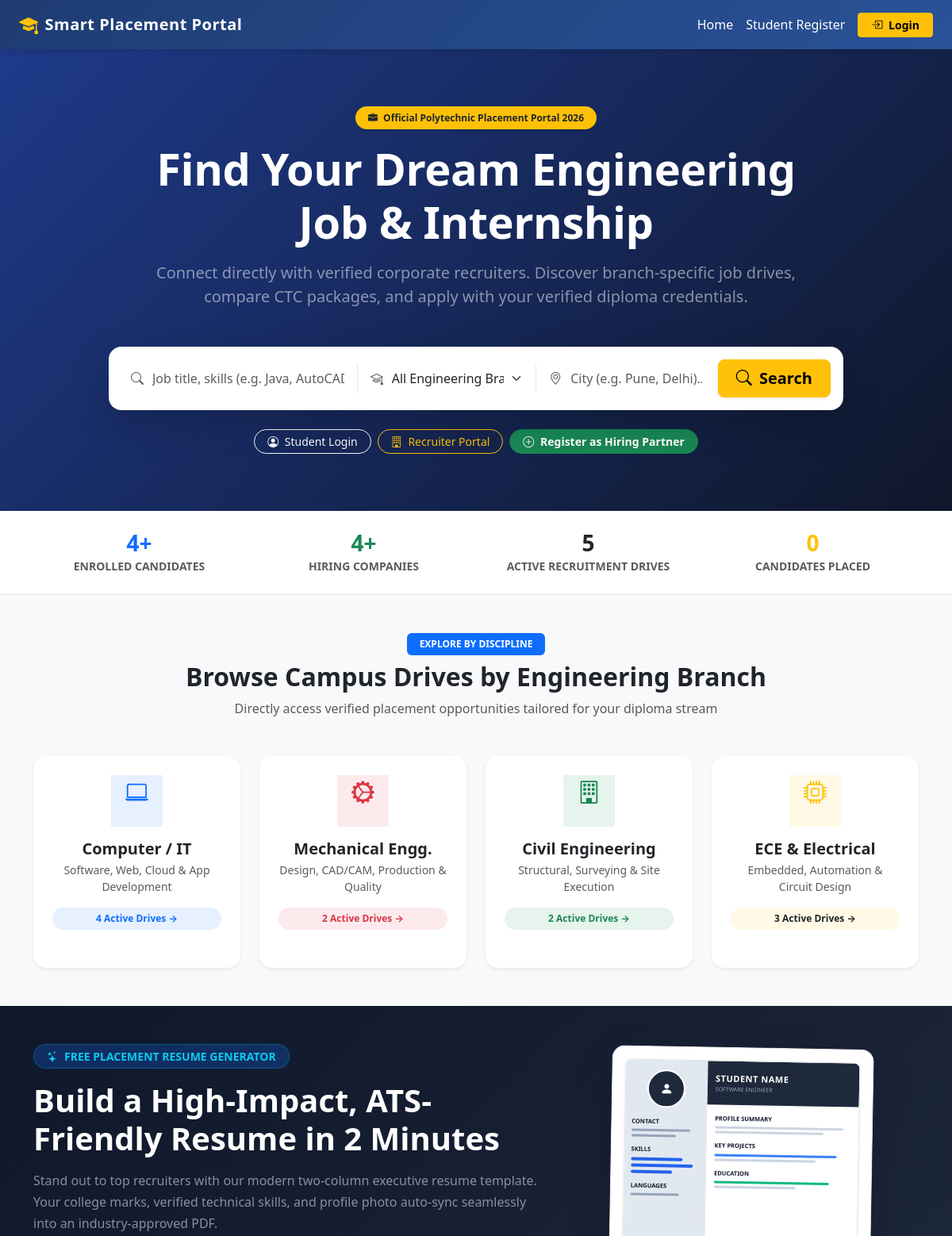
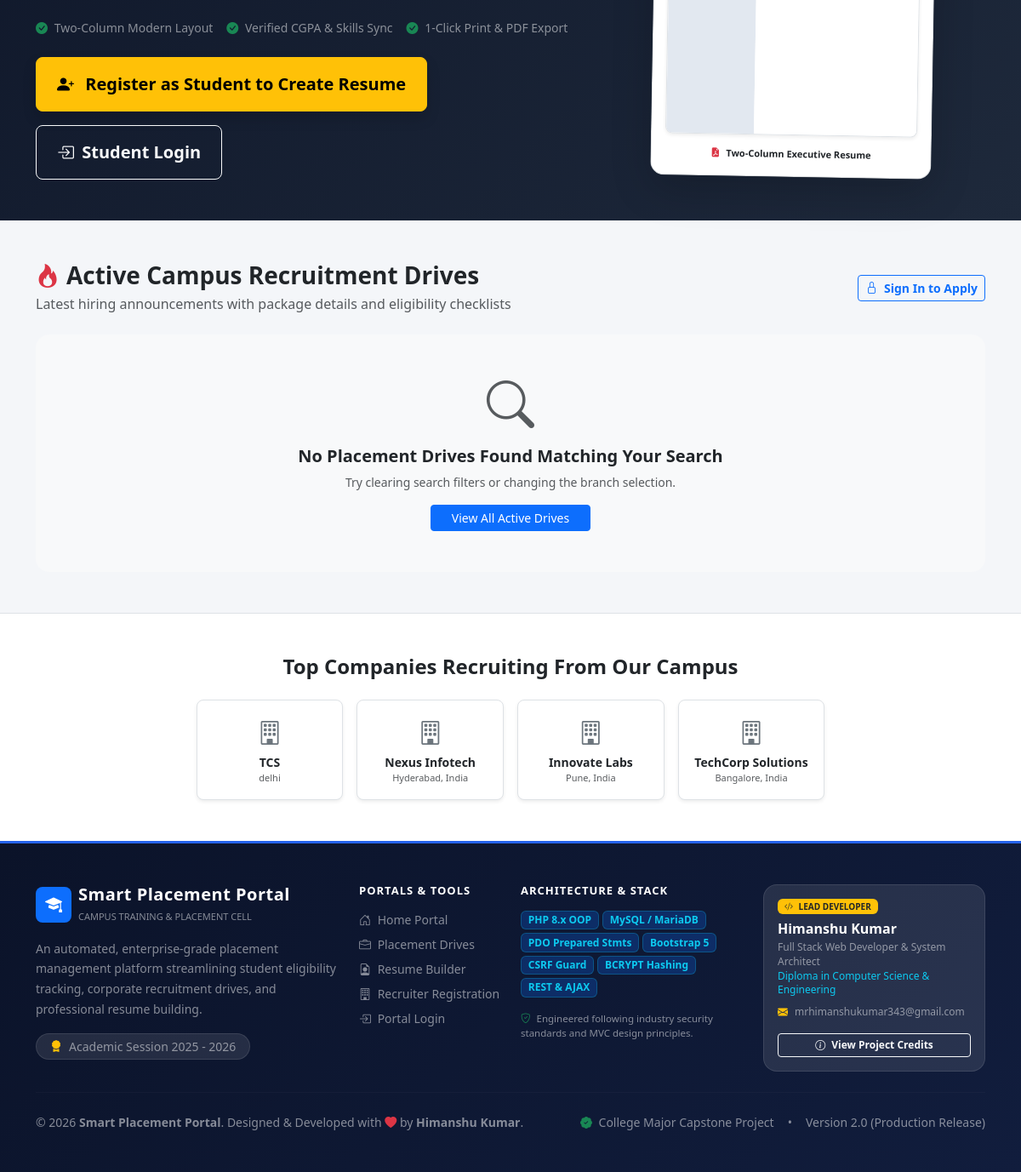
The page / on the database its author committed (2 pictures, top to bottom).
### tables this page shows
CREATE TABLE `companies` (
  `id` int(11) NOT NULL AUTO_INCREMENT,
  `name` varchar(100) NOT NULL,
  `website` varchar(150) DEFAULT NULL,
  `contact_email` varchar(100) DEFAULT NULL,
  `contact_phone` varchar(20) DEFAULT NULL,
  `location` varchar(100) DEFAULT NULL,
  `description` text DEFAULT NULL,
  `created_at` timestamp NOT NULL DEFAULT current_timestamp(),
  PRIMARY KEY (`id`)
);

### index.php (the view, shortened to what the rows shown need)
<?php
require_once __DIR__ . '/config/functions.php';
$featuredCompanies = $pdo->query("SELECT * FROM companies ORDER BY id DESC LIMIT 6")->fetchAll();
require_once __DIR__ . '/includes/header.php';
?>
<section class="hero-section text-white py-5" style="background: linear-gradient(135deg, #1e3a8a 0%, #0f172a 100%);">
    <div class="container py-4">
        <div class="row align-items-center mb-4">
            <div class="col-lg-9 mx-auto text-center">
                <h1 class="display-4 fw-bold mb-3" style="letter-spacing: -0.5px;">
                    Find Your Dream Engineering Job & Internship
                </h1>
            </div>
        </div>
    </div>
</section>
<section class="py-5 bg-light">
    <div class="container">
        <div class="text-center mb-5">
            <h2 class="fw-bold text-dark">Browse Campus Drives by Engineering Branch</h2>
        </div>
    </div>
</section>
<section class="py-5" style="background: linear-gradient(135deg, #0f172a 0%, #1e293b 100%);">
    <div class="container">
        <div class="row align-items-center g-4">
            <div class="col-lg-7 text-white">
                <h2 class="display-6 fw-bold mb-3 text-white">
                    Build a High-Impact, ATS-Friendly Resume in 2 Minutes
                </h2>
            </div>
        </div>
    </div>
</section>
<section class="py-5 bg-white border-top">
    <div class="container text-center">
        <div class="row g-3 justify-content-center">
            <?php foreach ($featuredCompanies as $fc): ?>
                <div class="col-6 col-md-4 col-lg-2">
                    <div class="card p-3 border rounded-3 h-100 shadow-sm d-flex justify-content-center align-items-center">
                        <i class="bi bi-building fs-3 text-secondary mb-1"></i>
                        <strong class="small text-dark text-truncate w-100"><?= e($fc['name']) ?></strong>
                        <small class="text-muted" style="font-size: 11px;"><?= e($fc['location']) ?></small>
                    </div>
                </div>
            <?php endforeach; ?>
        </div>
    </div>
</section>
<?php require_once __DIR__ . '/includes/footer.php'; ?>

### rows shown on the page
companies: name "TCS", location "delhi"
companies: name "Nexus Infotech", location "Hyderabad, India"
companies: name "Innovate Labs", location "Pune, India"
companies: name "TechCorp Solutions", location "Bangalore, India"

### other values the page prints
$studentCount "4"
$companyCount "4"
$activeDrivesCount "5"
$placedCount "0"
$csCount "4"
$mechCount "2"
$civilCount "2"
$eceCount "3"
APP_NAME "Smart Placement Portal"
